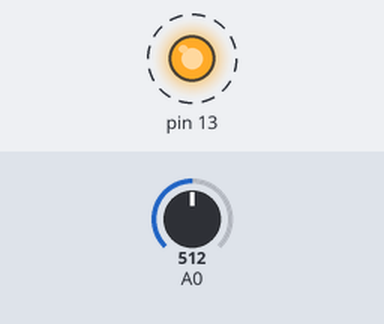
The sketch below on a simulated Arduino Uno, built with avr-gcc and run on an emulated ATmega328P. Parts: output pins drawn as LEDs (lit = HIGH). Dashed ring = blinking. The inputs (shaded band) are chosen by the test bench; at power-on: A0 = 512.

Above: at 0.8 s.
1.6 s: A0 set to 122
At 2.34 s:
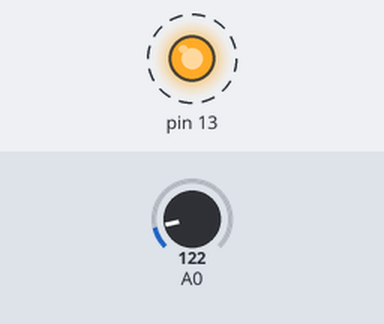
5.1 s: A0 set to 0
At 5.1 s:
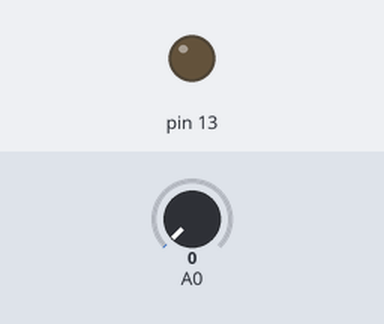
6.6 s: A0 set to 306
At 6.91 s:
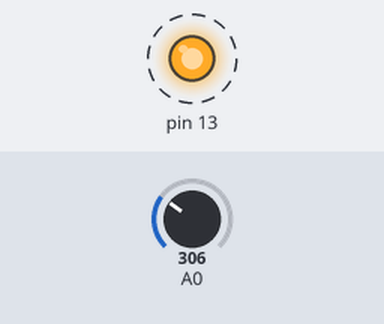
Timing chart, 0 to 16.1 s (numbered marks = the images above; inputs shaded):
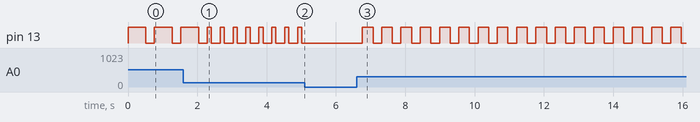

The sketch:

sketch.ino
```cpp
// Pujan Patel
// https://wokwi.com/projects/345890556936716883

void setup() {
  // put your setup code here, to run once:
  pinMode(13, OUTPUT);
  pinMode(A0, INPUT);
  //Serial.begin(9600);
}

void loop() {
  // put your main code here, to run repeatedly:
  //Serial.println(analogRead(A0));
  digitalWrite(13, HIGH);
  delay(analogRead(A0));
  digitalWrite(13, LOW);
  delay(250);
}
```

Measured:
- after the input at 1.6 s, pin 13: alternates HIGH for 0.12 s and LOW for 0.25 s, starting after 0.81 s
- after the input at 5.1 s, pin 13: stops changing and stays LOW
- after the input at 6.6 s, pin 13: alternates HIGH for 0.31 s and LOW for 0.25 s, starting after 0.16 s
- by itself, pin 13: alternates HIGH for 0.51 s and LOW for 0.25 s
